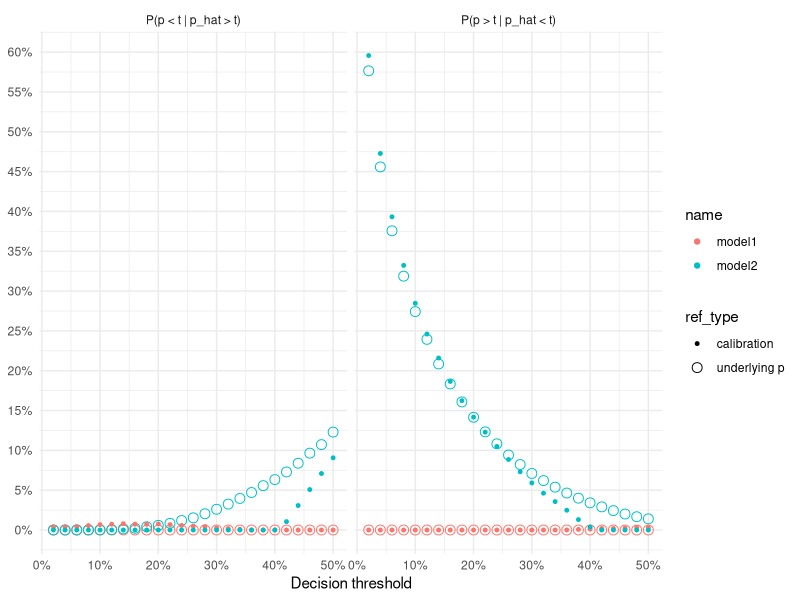
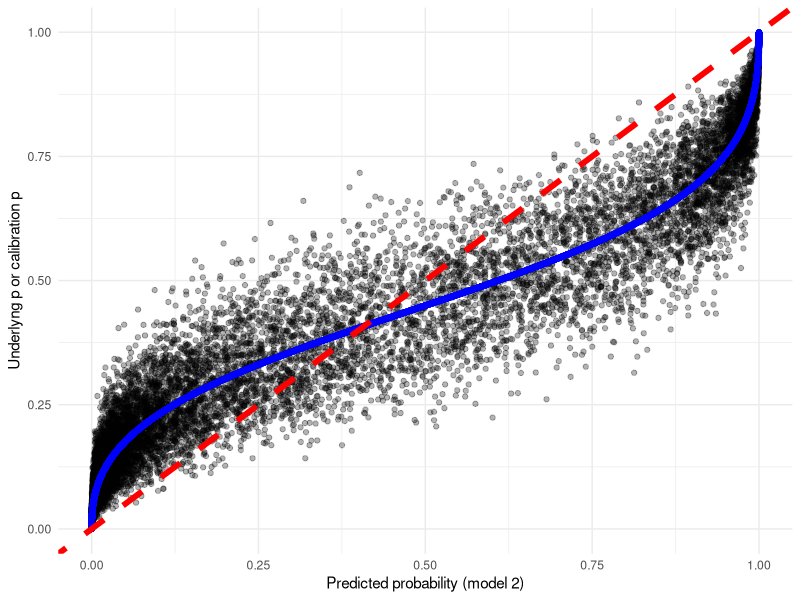
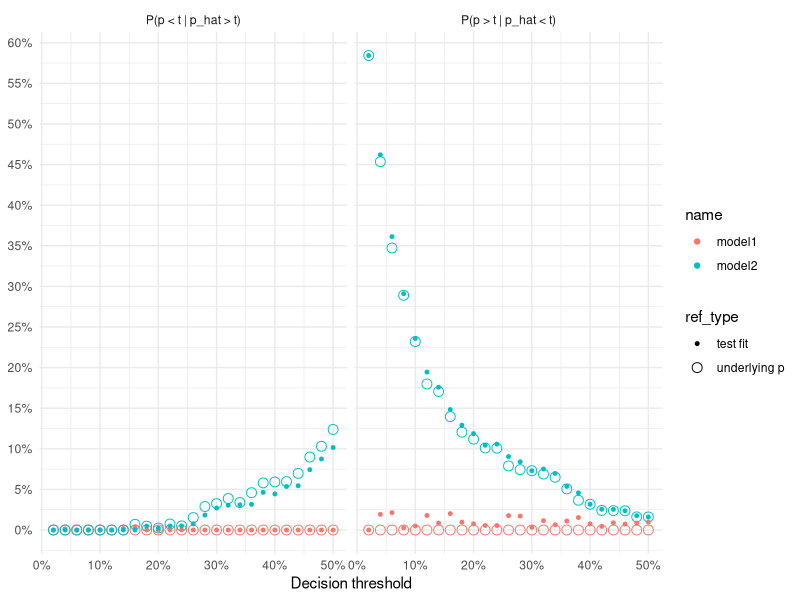

Here is the R script that generated these plots, in order:
## ---- chunk 1
n_pop <- 1e6
X <- cbind(
  1,
  rnorm(n_pop), rnorm(n_pop), rnorm(n_pop)
)
beta <- c(-1.5, log(1.5), log(0.1), log(3))
p <- plogis(X %*% beta)
y <- rbinom(n = n_pop, size = 1, prob = p)
df <- data.frame(y, X[, -1], p)
## ---- chunk 2
m1 <- \(x) as.vector(
  plogis(
    as.matrix(cbind(1, x[, stringr::str_detect(colnames(x), "^X")])) %*% beta
  )
)
m2 <- \(x) as.vector(
  plogis(
    as.matrix(cbind(1, x[, stringr::str_detect(colnames(x), "^X")])) %*% c(-2.8, log(2), log(0.005), log(5))
  )
)
## ---- chunk 3
ix <- sample(1:n_pop, 1e5)
.df <- df[ix,]
logit <- \(x) log(x/(1-x))
.df$p_hat1 <- m1(.df)
.df$lp1 <- logit(.df$p_hat1)
.df$p_hat2 <- m2(.df)
.df$lp2 <- logit(.df$p_hat2)

cal1 <- glm(y ~ rms::rcs(lp1, 5), data = .df, family = binomial)
cal2 <- glm(y ~ rms::rcs(lp2, 5), data = .df, family = binomial)

.df$cal1_fitted <- predict(cal1, data = .df, type = "response")
.df$cal2_fitted <- predict(cal2, data = .df, type = "response")
## ---- chunk 4


library(tidyverse)
thresholds <- seq(0.02, 0.5, 0.02)
get_treatment_errors <- function(thr, df_val) {
  tibble(
    type = c(
      "P(p > t | p_hat < t)",
      "P(p < t | p_hat > t)",
      "P(p > t | p_hat < t)",
      "P(p < t | p_hat > t)"
    ),
    ref_type = c(
      "underlying p",
      "underlying p",
      "calibration",
      "calibration"
    ),
    type_label = c(
      "undertreatment",
      "overtreatment",
      "undertreatment",
      "overtreatment"
    ),
    model1 = c(
      mean(df_val$p[df_val$p_hat1 < thr] > thr),
      mean(df_val$p[df_val$p_hat1 > thr] < thr),
      mean(df_val$cal1_fitted[df_val$p_hat1 < thr] > thr),
      mean(df_val$cal1_fitted[df_val$p_hat1 > thr] < thr)
    ),
    model2 = c(
      mean(df_val$p[df_val$p_hat2 < thr] > thr),
      mean(df_val$p[df_val$p_hat2 > thr] < thr),
      mean(df_val$cal2_fitted[df_val$p_hat2 < thr] > thr),
      mean(df_val$cal2_fitted[df_val$p_hat2 > thr] < thr)
    ),
    thr = rep(thr, 4)
  )
}
d <- map_df(thresholds, get_treatment_errors, df_val = .df)

## ---- chunk 5
theme_set(theme_minimal())
d %>% 
  na.omit() %>% 
  pivot_longer(cols = contains('model')) %>% 
  ggplot(aes(thr, value, color = name, shape = ref_type, size = ref_type)) +
  geom_point() +
  facet_wrap(~type) +
  scale_shape_manual(values = c(19, 21)) +
  scale_size_manual(values = c(1, 3)) +
  scale_x_continuous(labels = scales::percent) +
  scale_y_continuous(labels = scales::percent,
                     breaks = scales::pretty_breaks(10)) +
  labs(x = "Decision threshold", y = NULL)

## ---- chunk 6
.df %>% 
  sample_n(2e4) %>% 
  ggplot(aes(p_hat2)) +
  geom_point(aes(y = p), alpha = 0.3) +
  geom_point(aes(y = cal2_fitted), color = "blue") +
  geom_abline(linetype = 2, color = "red", size = 2) +
  labs(x = "Predicted probability (model 2)",
       y = "Underlyng p or calibration p")

## ---- chunk 7
n_test <- 1e3
.df <- df[sample(1:n_pop, n_test), ]
.df$p_hat1 <- m1(.df)
.df$lp1 <- logit(.df$p_hat1)
.df$p_hat2 <- m2(.df)
.df$lp2 <- logit(.df$p_hat2)
test_fit <- glm(y ~ X1 + X2 + X3, data = .df, family = binomial)
.df$cal1_fitted <- predict(test_fit, type = 'response')
.df$cal2_fitted <- predict(test_fit, type = 'response')
d <- map_df(thresholds, get_treatment_errors, df_val = .df) %>% 
  mutate(
    ref_type = ifelse(
      ref_type == "calibration",
      "test fit",
      ref_type
    )
  )

d %>% 
  na.omit() %>% 
  pivot_longer(cols = contains('model')) %>% 
  ggplot(aes(thr, value, color = name, shape = ref_type, size = ref_type)) +
  geom_point() +
  facet_wrap(~type) +
  scale_shape_manual(values = c(19, 21)) +
  scale_size_manual(values = c(1, 3)) +
  scale_x_continuous(labels = scales::percent) +
  scale_y_continuous(labels = scales::percent,
                     breaks = scales::pretty_breaks(10)) +
  labs(x = "Decision threshold", y = NULL)
